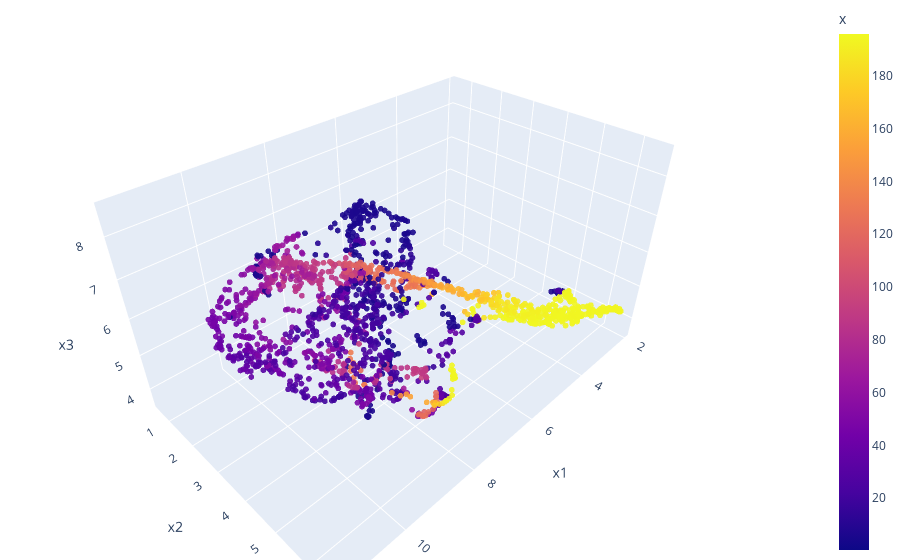

The notebook cell saved with this chart:
### Code cell
fig = px.scatter_3d(df, x='x1', y='x2', z='x3',
              color='x', opacity=0.9)

fig.update_traces(marker_size=2)

# tight layout
fig.update_layout(margin=dict(l=0, r=0, b=0, t=0))
fig.show()

### Figure 1 — Plotly figure (JSON) as saved in the notebook; plotly's stock layout.template omitted (floating-point values rounded to 4 significant figures; data arrays with more than 128 entries replaced by an {"elided": "..."} marker saying what was removed)
{"data": [{"hovertemplate": "x1=%{x}<br>x2=%{y}<br>x3=%{z}<br>x=%{marker.color}<extra></extra>", "legendgroup": "", "marker": {"color": {"elided": "1851 float values"}, "coloraxis": "coloraxis", "opacity": 0.9, "size": 2, "symbol": "circle"}, "mode": "markers", "name": "", "scene": "scene", "showlegend": false, "type": "scatter3d", "x": {"elided": "1851 float values"}, "y": {"elided": "1851 float values"}, "z": {"elided": "1851 float values"}}], "layout": {"coloraxis": {"colorbar": {"title": {"text": "x"}}, "colorscale": [[0, "#0d0887"], [0.1111, "#46039f"], [0.2222, "#7201a8"], [0.3333, "#9c179e"], [0.4444, "#bd3786"], [0.5556, "#d8576b"], [0.6667, "#ed7953"], [0.7778, "#fb9f3a"], [0.8889, "#fdca26"], [1, "#f0f921"]]}, "legend": {"tracegroupgap": 0}, "margin": {"b": 0, "l": 0, "r": 0, "t": 0}, "scene": {"domain": {"x": [0, 1], "y": [0, 1]}, "xaxis": {"title": {"text": "x1"}}, "yaxis": {"title": {"text": "x2"}}, "zaxis": {"title": {"text": "x3"}}}}}
